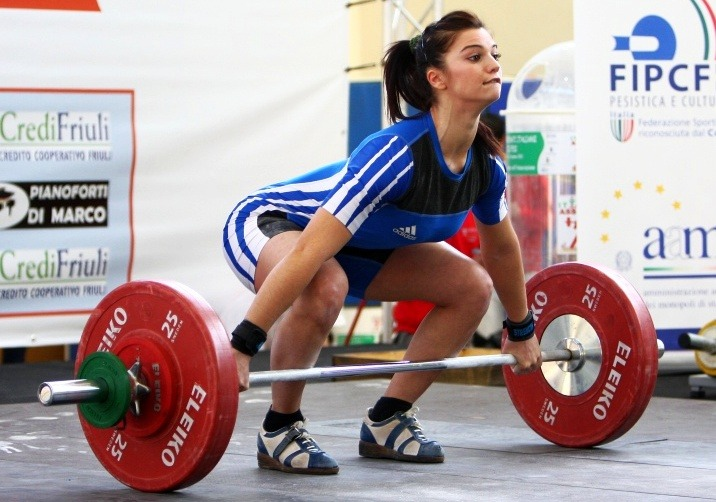
#> input picture 영상처리 튜토리얼/images/test.jpg, 716 x 502 px
$ python '26-2.2d히스토그램.py'
#> lines starting #> are read from the running program, lines starting #| are printed output that depends on the picture
import numpy as np
import cv2
import matplotlib.pyplot as plt

def hist2D():
    img = cv2.imread('images/test.jpg')
#> img is the input picture: shape (502, 716, 3); mean B, G, R 154.6, 152.2, 167.4
    hsv = cv2.cvtColor(img,cv2.COLOR_BGR2HSV)
#> hsv: shape (502, 716, 3); mean H, S, V 70.7, 67, 178.3

    hist = cv2.calcHist([hsv],[0,1],None,[180,256],[0,180,0,256])
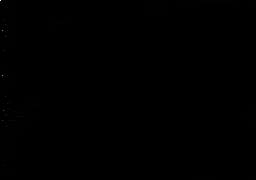
#> hist: shape (180, 256) float32; min 0, max 21993, mean 7.8; drawn with min black and max white

    plt.imshow(hist,interpolation='nearest')
    plt.show()

hist2D()
